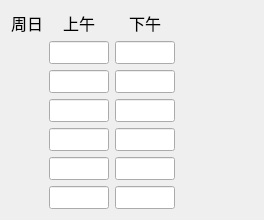
              <widget class="QWidget" name="page_2">
               <layout class="QHBoxLayout" name="horizontalLayout_17">
                <item>
                 <layout class="QVBoxLayout" name="verticalLayout_28">
                  <item>
                   <widget class="QLabel" name="label_19">
                    <property name="font">
                     <font>
                      <pointsize>12</pointsize>
                     </font>
                    </property>
                    <property name="text">
                     <string>周日</string>
                    </property>
                    <property name="textFormat">
                     <enum>Qt::AutoText</enum>
                    </property>
                   </widget>
                  </item>
                  <item>
                   <spacer name="verticalSpacer_9">
                    <property name="orientation">
                     <enum>Qt::Vertical</enum>
                    </property>
                    <property name="sizeHint" stdset="0">
                     <size>
                      <width>20</width>
                      <height>168</height>
                     </size>
                    </property>
                   </spacer>
                  </item>
                 </layout>
                </item>
                <item>
                 <layout class="QVBoxLayout" name="verticalLayout_19">
                  <item>
                   <widget class="QLabel" name="label_21">
                    <property name="font">
                     <font>
                      <pointsize>12</pointsize>
                     </font>
                    </property>
                    <property name="text">
                     <string>上午</string>
                    </property>
                    <property name="textFormat">
                     <enum>Qt::AutoText</enum>
                    </property>
                    <property name="alignment">
                     <set>Qt::AlignCenter</set>
                    </property>
                   </widget>
                  </item>
                  <item>
                   <widget class="QLineEdit" name="sun_am_1">
                    <property name="maximumSize">
                     <size>
                      <width>60</width>
                      <height>25</height>
                     </size>
                    </property>
                    <property name="font">
                     <font>
                      <pointsize>10</pointsize>
                     </font>
                    </property>
                    <property name="text">
                     <string/>
                    </property>
                   </widget>
                  </item>
                  <item>
                   <widget class="QLineEdit" name="sun_am_2">
                    <property name="maximumSize">
                     <size>
                      <width>60</width>
                      <height>25</height>
                     </size>
                    </property>
                    <property name="font">
                     <font>
                      <pointsize>10</pointsize>
                     </font>
                    </property>
                    <property name="text">
                     <string/>
                    </property>
                   </widget>
                  </item>
                  <item>
                   <widget class="QLineEdit" name="sun_am_3">
                    <property name="maximumSize">
                     <size>
                      <width>60</width>
                      <height>25</height>
                     </size>
                    </property>
                    <property name="font">
                     <font>
                      <pointsize>10</pointsize>
                     </font>
                    </property>
                    <property name="text">
                     <string/>
                    </property>
                   </widget>
                  </item>
                  <item>
                   <widget class="QLineEdit" name="sun_am_4">
                    <property name="maximumSize">
                     <size>
                      <width>60</width>
                      <height>25</height>
                     </size>
                    </property>
                    <property name="font">
                     <font>
                      <pointsize>10</pointsize>
                     </font>
                    </property>
                    <property name="text">
                     <string/>
                    </property>
                   </widget>
                  </item>
                  <item>
                   <widget class="QLineEdit" name="sun_am_5">
                    <property name="maximumSize">
                     <size>
                      <width>60</width>
                      <height>25</height>
                     </size>
                    </property>
                    <property name="font">
                     <font>
                      <pointsize>10</pointsize>
                     </font>
                    </property>
                    <property name="text">
                     <string/>
                    </property>
                   </widget>
                  </item>
                  <item>
                   <widget class="QLineEdit" name="sun_am_6">
                    <property name="maximumSize">
                     <size>
                      <width>60</width>
                      <height>25</height>
                     </size>
                    </property>
                    <property name="font">
                     <font>
                      <pointsize>10</pointsize>
                     </font>
                    </property>
                    <property name="text">
                     <string/>
                    </property>
                   </widget>
                  </item>
                 </layout>
                </item>
                <item>
                 <layout class="QVBoxLayout" name="verticalLayout_8">
                  <item>
                   <widget class="QLabel" name="label_20">
                    <property name="font">
                     <font>
                      <pointsize>12</pointsize>
                     </font>
                    </property>
                    <property name="text">
                     <string>下午</string>
                    </property>
                    <property name="textFormat">
                     <enum>Qt::AutoText</enum>
                    </property>
                    <property name="alignment">
                     <set>Qt::AlignCenter</set>
                    </property>
                   </widget>
                  </item>
                  <item>
                   <widget class="QLineEdit" name="sun_pm_1">
                    <property name="maximumSize">
                     <size>
                      <width>60</width>
                      <height>25</height>
                     </size>
                    </property>
                    <property name="font">
                     <font>
                      <pointsize>10</pointsize>
                     </font>
                    </property>
                    <property name="text">
                     <string/>
                    </property>
                   </widget>
                  </item>
                  <item>
                   <widget class="QLineEdit" name="sun_pm_2">
                    <property name="maximumSize">
                     <size>
                      <width>60</width>
                      <height>25</height>
                     </size>
                    </property>
                    <property name="font">
                     <font>
                      <pointsize>10</pointsize>
                     </font>
                    </property>
                    <property name="text">
                     <string/>
                    </property>
                   </widget>
                  </item>
                  <item>
                   <widget class="QLineEdit" name="sun_pm_3">
                    <property name="maximumSize">
                     <size>
                      <width>60</width>
                      <height>25</height>
                     </size>
                    </property>
                    <property name="font">
                     <font>
                      <pointsize>10</pointsize>
                     </font>
                    </property>
                    <property name="text">
                     <string/>
                    </property>
                   </widget>
                  </item>
                  <item>
                   <widget class="QLineEdit" name="sun_pm_4">
                    <property name="maximumSize">
                     <size>
                      <width>60</width>
                      <height>25</height>
                     </size>
                    </property>
                    <property name="font">
                     <font>
                      <pointsize>10</pointsize>
                     </font>
                    </property>
                    <property name="text">
                     <string/>
                    </property>
                   </widget>
                  </item>
                  <item>
                   <widget class="QLineEdit" name="sun_pm_5">
                    <property name="maximumSize">
                     <size>
                      <width>60</width>
                      <height>25</height>
                     </size>
                    </property>
                    <property name="font">
                     <font>
                      <pointsize>10</pointsize>
                     </font>
                    </property>
                    <property name="text">
                     <string/>
                    </property>
                   </widget>
                  </item>
                  <item>
                   <widget class="QLineEdit" name="sun_pm_6">
                    <property name="maximumSize">
                     <size>
                      <width>60</width>
                      <height>25</height>
                     </size>
                    </property>
                    <property name="font">
                     <font>
                      <pointsize>10</pointsize>
                     </font>
                    </property>
                    <property name="text">
                     <string/>
                    </property>
                   </widget>
                  </item>
                 </layout>
                </item>
                <item>
                 <spacer name="horizontalSpacer_24">
                  <property name="orientation">
                   <enum>Qt::Horizontal</enum>
                  </property>
                  <property name="sizeHint" stdset="0">
                   <size>
                    <width>78</width>
                    <height>20</height>
                   </size>
                  </property>
                 </spacer>
                </item>
               </layout>
              </widget>
